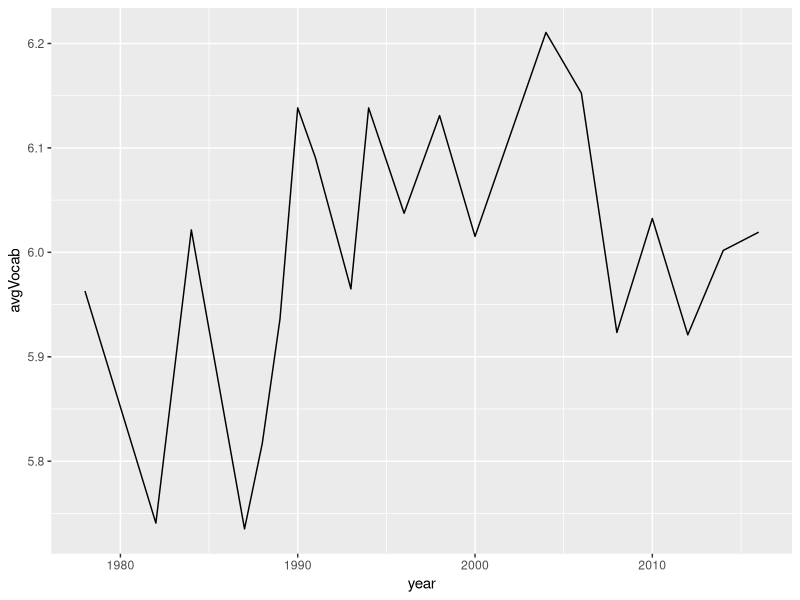
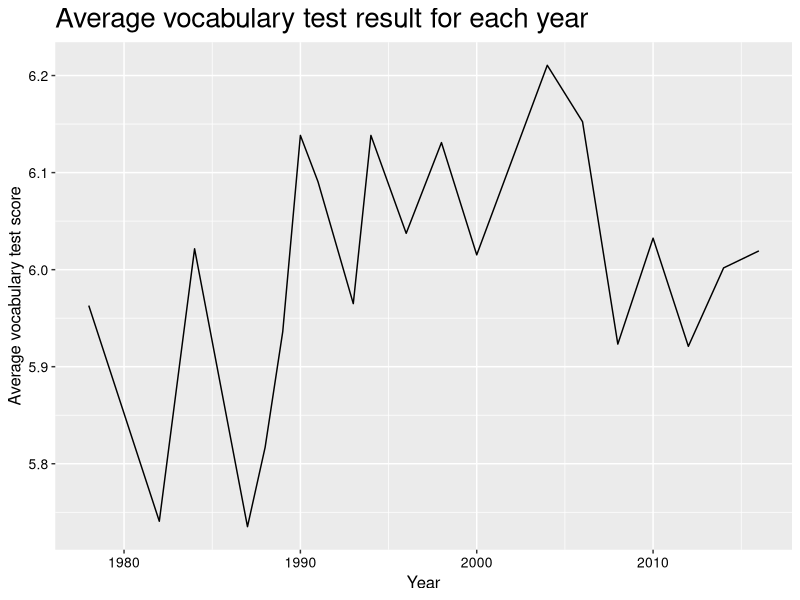
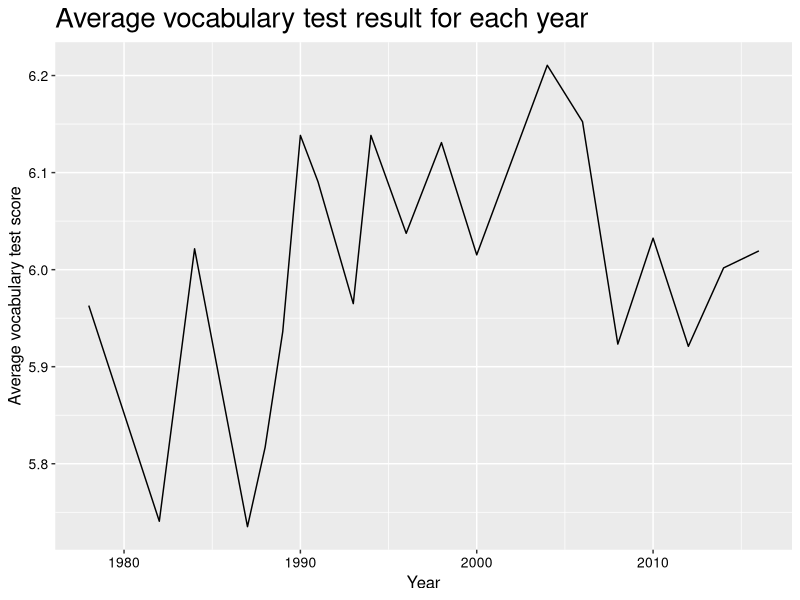
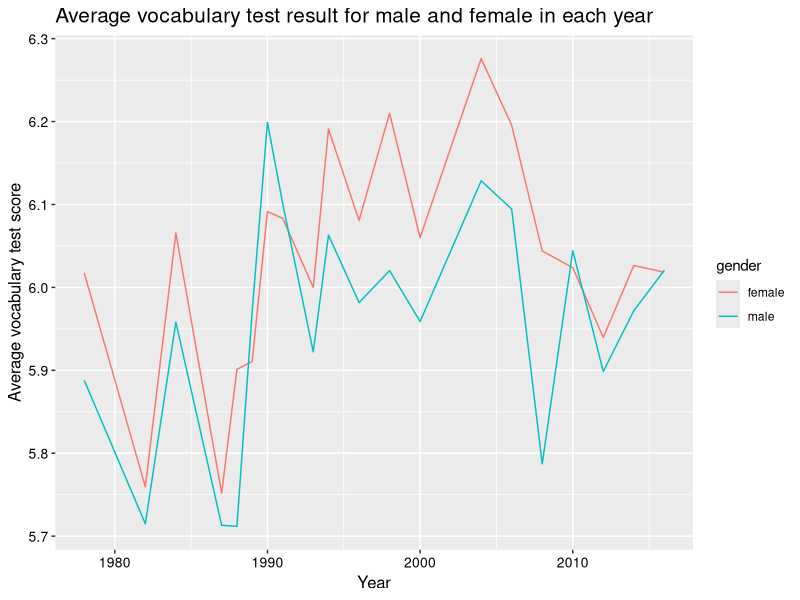
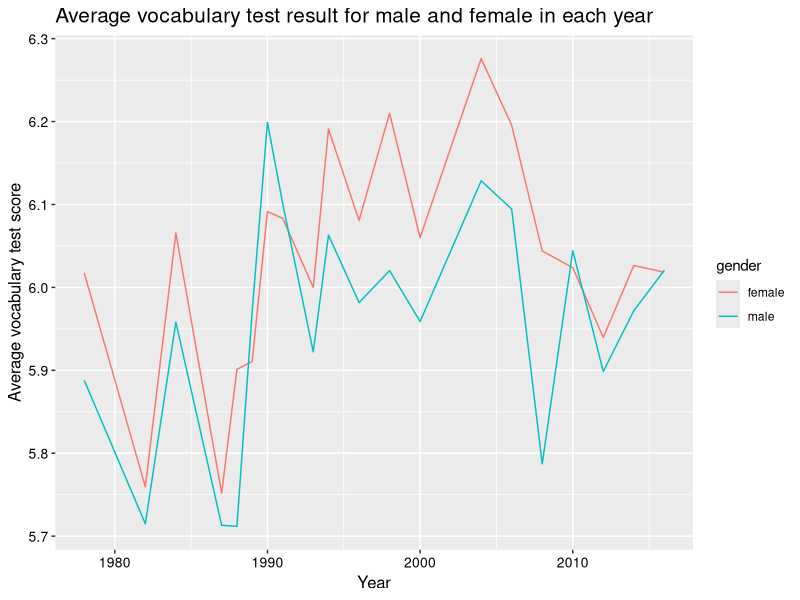
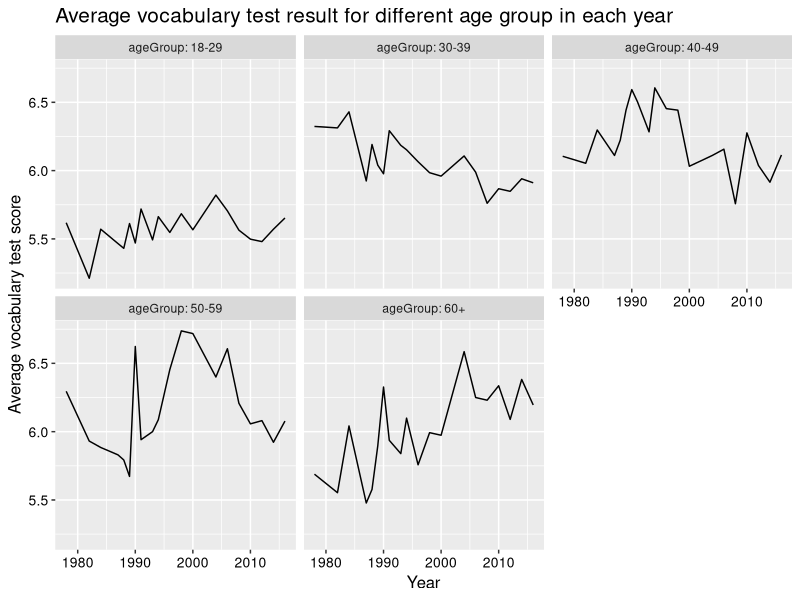
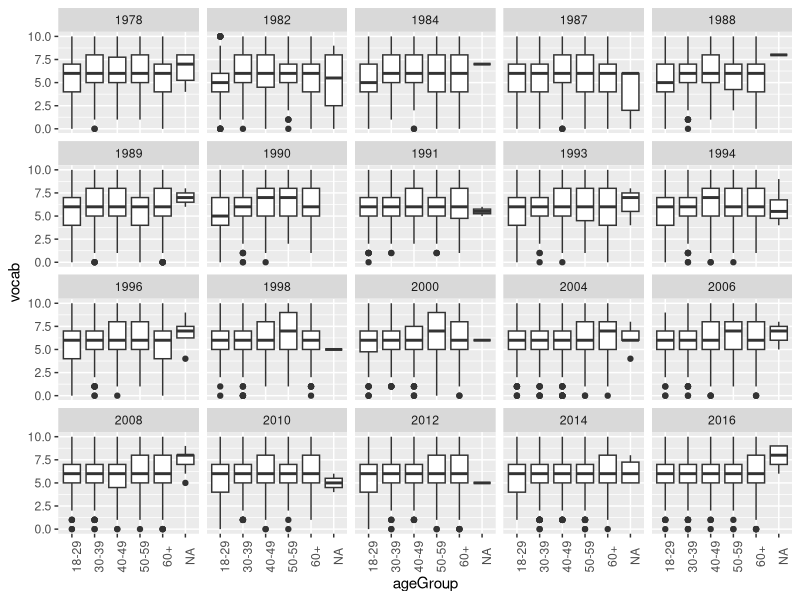

R code for these plots, in order:
## ---- chunk 1
library(dplyr)
library(ggplot2)
library(readr)
## ---- chunk 2
GSSvocab <- read_csv("GSSvocab.csv")
## ---- chunk 3
head(GSSvocab, 5)
## ---- chunk 4
year_vocab <- GSSvocab %>%
  group_by(year) %>%
  summarize(avgVocab = mean(vocab, na.rm = T)) # indicate na.rm = T to deal with missing value
head(year_vocab, 5)
## ---- chunk 5
ggplot(year_vocab, aes(x = year, y = avgVocab)) +
  geom_line()
## ---- chunk 6
ggplot(year_vocab, aes(x = year, y = avgVocab)) +
  geom_line() +
  labs(title = 'Average vocabulary test result for each year',
       y = 'Average vocabulary test score',
       x = 'Year') +
  theme(plot.title = element_text(size = 20),
        axis.text = element_text(size = 10, colour = 'black'),
        axis.title = element_text(size = 12))
## ---- chunk 7
GSSvocab %>%
  group_by(year) %>%
  summarize(avgVocab = mean(vocab, na.rm = T)) %>%
  ggplot(aes(x = year, y = avgVocab)) + # we do not put name of the dataset here
  geom_line() +
  labs(title = 'Average vocabulary test result for each year',
       y = 'Average vocabulary test score',
       x = 'Year') +
  theme(plot.title = element_text(size = 20),
        axis.text = element_text(size = 10, colour = 'black'),
        axis.title = element_text(size = 12))
## ---- chunk 8
year_gender_vocab <- GSSvocab %>%
  group_by(year, gender) %>%
  summarize(avgVocab = mean(vocab, na.rm = T))
head(year_gender_vocab, 5)
## ---- chunk 9
ggplot(year_gender_vocab, aes(x = year, y = avgVocab, col = gender)) +
  geom_line() +
  labs(title = 'Average vocabulary test result for male and female in each year',
       y = 'Average vocabulary test score',
       x = 'Year') +
  theme(plot.title = element_text(size = 15),
        axis.text = element_text(size = 10, colour = 'black'),
        axis.title = element_text(size = 12))
## ---- chunk 10
GSSvocab %>%
  group_by(year, gender) %>%
  summarize(avgVocab = mean(vocab, na.rm = T)) %>%
  ggplot(aes(x = year, y = avgVocab, col = gender)) +
  geom_line() +
  labs(title = 'Average vocabulary test result for male and female in each year',
       y = 'Average vocabulary test score',
       x = 'Year') +
  theme(plot.title = element_text(size = 15),
        axis.text = element_text(size = 10, colour = 'black'),
        axis.title = element_text(size = 12))
## ---- chunk 11
GSSvocab %>%
  group_by(year, ageGroup) %>%
  filter(!is.na(ageGroup)) %>%    # delete the the obs with missing values in ageGroup
  summarize(avgVocab = mean(vocab, na.rm = T)) %>%
  ggplot(aes(x = year, y = avgVocab)) +
  geom_line() +
  facet_wrap(~ageGroup, labeller = label_both) +
  labs(title = 'Average vocabulary test result for different age group in each year',
       y = 'Average vocabulary test score',
       x = 'Year') +
  theme(plot.title = element_text(size = 15),
        axis.text = element_text(size = 10, colour = 'black'),
        axis.title = element_text(size = 12))
## ---- chunk 12
ggplot(GSSvocab, aes(x = ageGroup, y = vocab)) +
  geom_boxplot() +
  facet_wrap(~year) +
  theme(axis.text.x = element_text(angle = 90))
## ---- chunk 13

